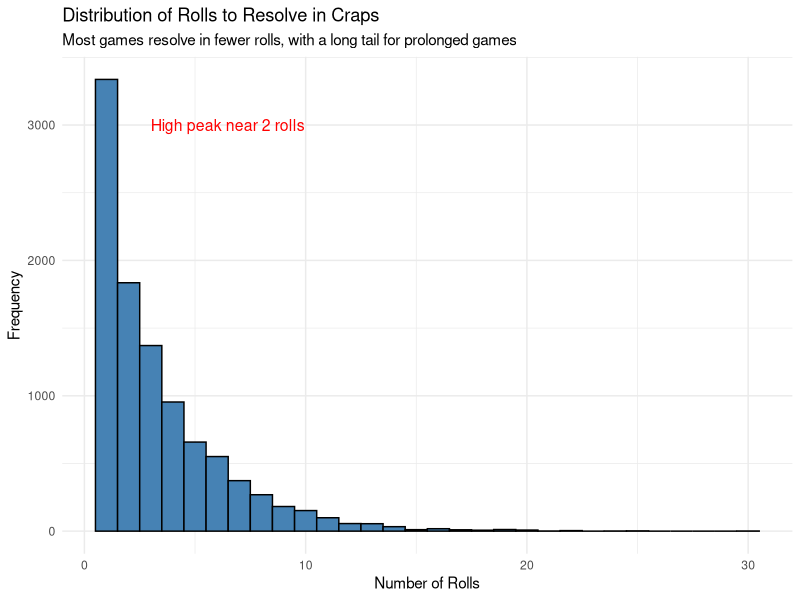
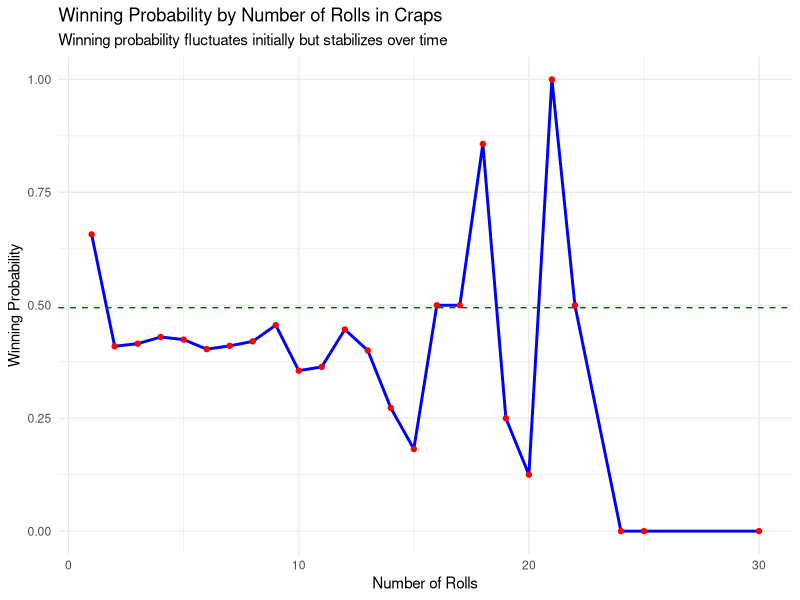
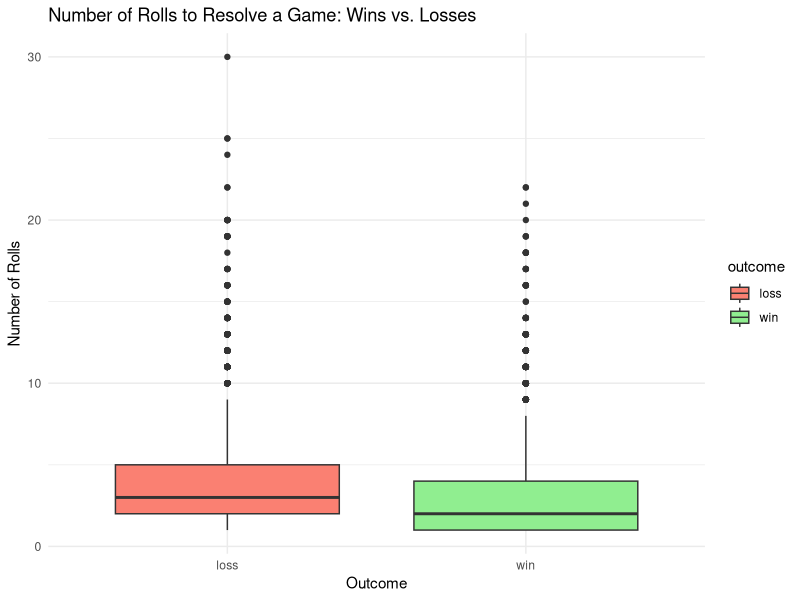
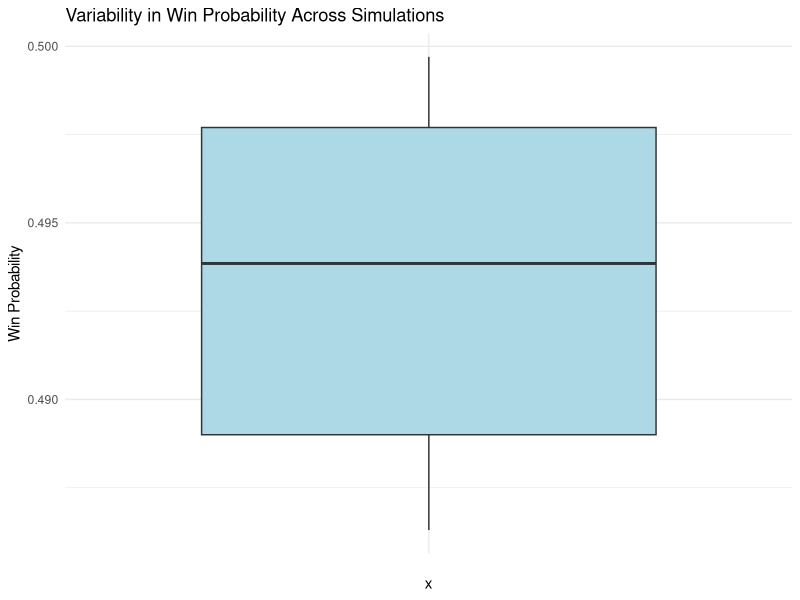
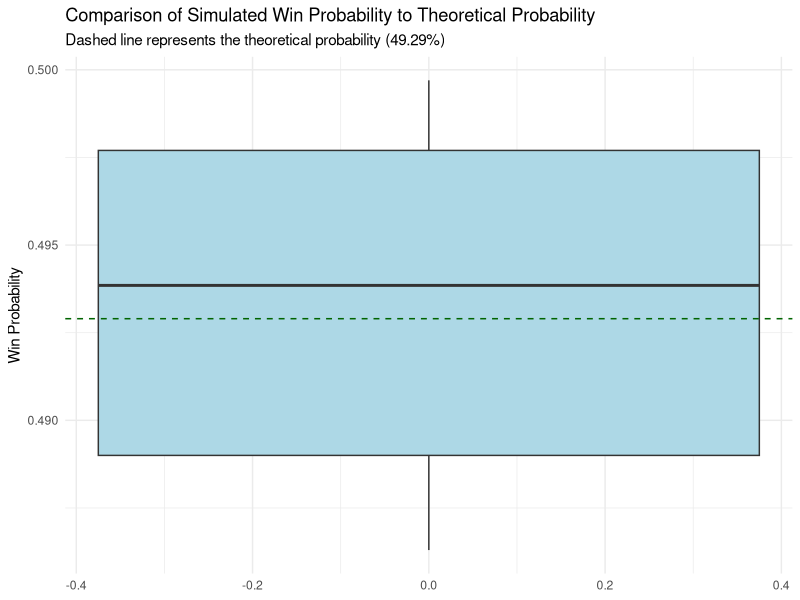

Reproduce these figures in R, in order.
## ---- chunk 1
library(dplyr)
library(ggplot2)

roll_dice <- function() {
  sample(1:6, 2, replace = TRUE) %>% sum()
}

check_come_out_roll <- function(roll) {
  if (roll %in% c(7, 11)) {
    return("win")
  } else if (roll %in% c(2, 3, 12)) {
    return("loss")
  } else {
    return("point")
  }
}

simulate_game <- function() {
  roll_count <- 0
  roll <- roll_dice()
  roll_count <- roll_count + 1
  outcome <- check_come_out_roll(roll)
  
  if (outcome == "win" || outcome == "loss") {
    return(data.frame(outcome = outcome, rolls = roll_count))
  } else {
    # Enter the point phase
    point <- roll
    repeat {
      roll <- roll_dice()
      roll_count <- roll_count + 1
      if (roll == point) {
        return(data.frame(outcome = "win", rolls = roll_count))
      } else if (roll == 7) {
        return(data.frame(outcome = "loss", rolls = roll_count))
      }
    }
  }
}
## ---- chunk 2
simulate_craps_games <- function(n_games = 10000) {
  results <- do.call(rbind, replicate(n_games, simulate_game(), simplify = FALSE))
  return(results)
}
## ---- chunk 3
library(dplyr)
set.seed(123)  # For reproducibility
simulation_results <- simulate_craps_games(10000)
## ---- chunk 4
table(simulation_results$outcome)
## ---- chunk 5

average_rolls <- mean(simulation_results$rolls)
cat("The average number of rolls to resolve a game of Craps is:", round(average_rolls, 2), "\n")

## ---- chunk 6
rolls_by_outcome <- simulation_results %>%
  group_by(outcome) %>%
  summarize(avg_rolls = mean(rolls), max_rolls = max(rolls), .groups = "drop")

print(rolls_by_outcome)
## ---- chunk 7
# Load required libraries
library(dplyr)
library(ggplot2)

# Define function to simulate a single game of Craps and record rolls until a win/loss
simulate_game <- function() {
  roll_count <- 0
  roll <- roll_dice()
  roll_count <- roll_count + 1
  outcome <- check_come_out_roll(roll)
  
  if (outcome == "win" || outcome == "loss") {
    return(data.frame(outcome = outcome, rolls = roll_count))
  } else {
    point <- roll
    repeat {
      roll <- roll_dice()
      roll_count <- roll_count + 1
      if (roll == point) {
        return(data.frame(outcome = "win", rolls = roll_count))
      } else if (roll == 7) {
        return(data.frame(outcome = "loss", rolls = roll_count))
      }
    }
  }
}

# Function to run multiple games in a single set
simulate_craps_games <- function(n_games = 10000) {
  results <- do.call(rbind, replicate(n_games, simulate_game(), simplify = FALSE))
  return(results)
}

# Function to run multiple sets of simulations
simulate_craps_multiple_sets <- function(n_sets = 10, n_games = 10000) {
  results <- data.frame(set = integer(), win_rate = numeric(), avg_rolls = numeric())
  
  for (i in 1:n_sets) {
    # Simulate a set of games
    simulation_results <- simulate_craps_games(n_games)
    
    # Calculate win rate and average rolls for this set
    win_rate <- mean(simulation_results$outcome == "win")
    avg_rolls <- mean(simulation_results$rolls)
    
    # Store results in a dataframe
    results <- rbind(results, data.frame(set = i, win_rate = win_rate, avg_rolls = avg_rolls))
  }
  
  return(results)
}

# Run multiple sets of simulations
set.seed(123)
sampling_variability_results <- simulate_craps_multiple_sets(n_sets = 10, n_games = 10000)

# View results
print(sampling_variability_results)

## ---- chunk 8
# Calculate median win probability across simulations
median_win_probability <- median(sampling_variability_results$win_rate)

# Print and compare with theoretical probability
theoretical_probability <- 0.4929
cat("Median Win Probability from Simulation:", round(median_win_probability, 4), "\n")
cat("Theoretical Win Probability:", theoretical_probability, "\n")

# Interpretation
if (abs(median_win_probability - theoretical_probability) < 0.01) {
  cat("The simulated median win probability is close to the theoretical probability, indicating that the simulation is likely accurate.\n")
} else {
  cat("There is a notable difference between the simulated and theoretical probabilities, suggesting that adjustments to the simulation may be needed.\n")
}

## ---- chunk 9
library(ggplot2)

# 1. Histogram of Rolls to Resolution
ggplot(simulation_results, aes(x = rolls)) +
  geom_histogram(binwidth = 1, fill = "steelblue", color = "black") +
  labs(
    title = "Distribution of Rolls to Resolve in Craps",
    subtitle = "Most games resolve in fewer rolls, with a long tail for prolonged games",
    x = "Number of Rolls",
    y = "Frequency"
  ) +
  annotate("text", x = 3, y = 3000, label = "High peak near 2 rolls", color = "red", size = 4, angle = 0, hjust = 0) +
  theme_minimal()

# 2. Time Series of Winning Probability by Number of Rolls
win_probability_by_roll <- simulation_results %>%
  group_by(rolls) %>%
  summarize(win_rate = mean(outcome == "win"))

ggplot(win_probability_by_roll, aes(x = rolls, y = win_rate)) +
  geom_line(color = "blue", size = 1) +
  geom_point(color = "red") +
  geom_hline(yintercept = mean(simulation_results$outcome == "win"), linetype = "dashed", color = "darkgreen") +
  labs(
    title = "Winning Probability by Number of Rolls in Craps",
    subtitle = "Winning probability fluctuates initially but stabilizes over time",
    x = "Number of Rolls",
    y = "Winning Probability"
  ) +
  theme_minimal()

#3.Boxplot of Rolls for Wins and Losses 
ggplot(simulation_results, aes(x = outcome, y = rolls, fill = outcome)) +
  geom_boxplot() +
  scale_fill_manual(values = c("win" = "lightgreen", "loss" = "salmon")) +
  labs(
    title = "Number of Rolls to Resolve a Game: Wins vs. Losses",
    x = "Outcome",
    y = "Number of Rolls"
  ) +
  theme_minimal()

#4.Visualize sampling variability - Boxplot of Win Probability Across Simulations

ggplot(sampling_variability_results, aes(x = "", y = win_rate)) +
  geom_boxplot(fill = "lightblue") +
  labs(
    title = "Variability in Win Probability Across Simulations",
    y = "Win Probability"
  ) +
  theme_minimal()

#5.# Comparison Plot
ggplot(sampling_variability_results, aes(y = win_rate)) +
  geom_boxplot(fill = "lightblue") +
  geom_hline(yintercept = theoretical_probability, color = "darkgreen", linetype = "dashed") +
  labs(
    title = "Comparison of Simulated Win Probability to Theoretical Probability",
    y = "Win Probability",
    subtitle = "Dashed line represents the theoretical probability (49.29%)"
  ) +
  theme_minimal()

